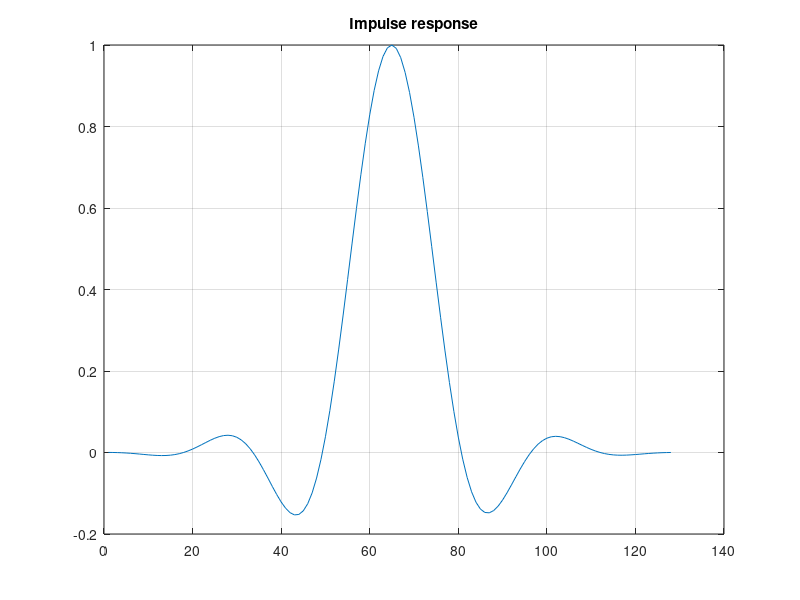
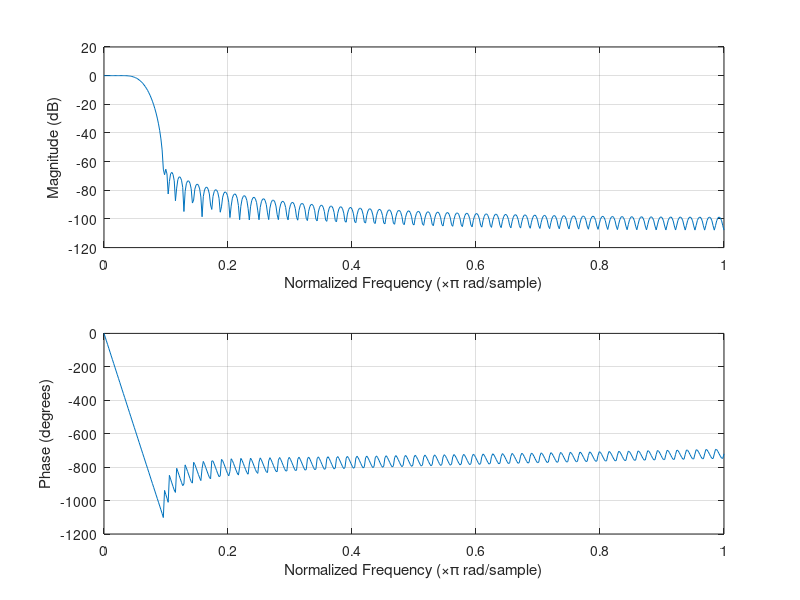
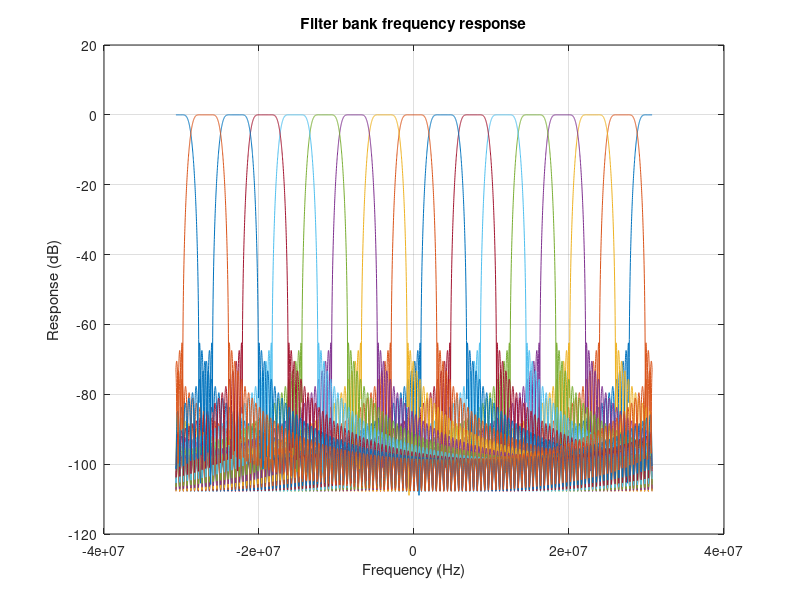

MATLAB code for these plots, in order: (Note: this script raises an error after producing the figures.)
L = 16; % subbands

output_width = 16 + log2(L);

M = 8;         % taps per subband
N = M*L;        % total taps
alpha = 0.98;    %broadening factor
beta = 0.8;     %shape factor
H = kaiser(N,beta*M)' .* sinc(((-N/2:N/2-1))/(alpha*L));
figure(1);
plot(H);
grid on;
title('Impulse response');

figure(2);
%w = linspace(0, 1, 1e3)'; h = freqz(H, length(w), w);
%plot(w, 10*log10(abs(h)));
freqz(H./sum(H))


K = L;
H_k = zeros(K, length(H));
n = 0:(length(H)-1);
f = linspace(-30.72e6, 30.72e6, 5e3);
h = zeros(K, length(f));
fs = 61.44e6;

for k=0:(K-1)
    kn = k - K/2;
    w_0 = kn*(1/K)*2*pi;

    %H_k(k+1, :) = 2*cos(w_0*n) .* H;
    H_k(k+1, :) = exp(-j*w_0*n) .* H .* (1/sum(H));

    h(k+1, :) = freqz(H_k(k+1, :), 1, f, fs);
end

figure(3);
plot(f, 20*log10(abs(h)));
grid on;
xlabel('Frequency (Hz)');
ylabel('Response (dB)');
title('Filter bank frequency response');

%%

H_s = zeros(L, N/L);
for ii = 1:L
    idx = ii:L:N;
    H_s(ii, :) = H(idx);
end

H_s_f = round(H_s * (2^(output_width - 1)));
H_f = round(H * (2^(output_width - 1)));
H_f(H_f > (2^(output_width - 1) - 1)) = 2^(output_width - 1) - 1;

%figure(3);
%plot(H - H_f / (2^(output_width - 1)));
s = "";
for ii = 1:length(H_f)
    d = bitand(typecast(int32(H_f(ii)), 'uint32'), uint32(0xFFFFF));

    s = s + sprintf('%3d => \"%s\", ', ii - 1, dec2bin(d, output_width));
    if mod(ii-1, 8) == 7
        s = s + "\n";
    end
end
s = s + "\n";
fprintf(s)

s = "";
for ii = 1:length(H_f)
    d = bitand(typecast(int32(H_f(ii)), 'uint32'), uint32(0xFFFFF));

    s = s + sprintf("%3d: %d\'h%s, ", ii - 1, output_width, dec2hex(d, ceil(output_width/4)));
    if mod(ii-1, 8) == 7
        s = s + "\n";
    end
end
s = s + "\n";
fprintf(s)

%
figs_to_save = [1, 2, 3];
for ii = 1:length(figs_to_save)
    fig_index = figs_to_save(ii);
    f = figure(fig_index);
    f.Position = [1400 100 800 500];
    %fig_filename = sprintf('%s_fig_%d.png', filename_base, fig_index);
    %saveas(f, fig_filename);
end
